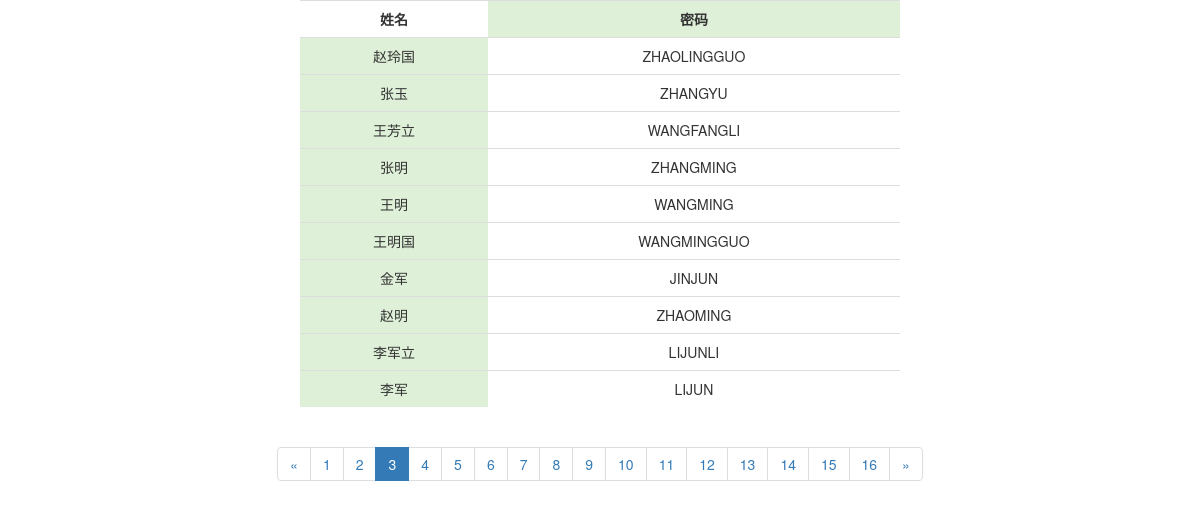
/?page=3, run on the app's committed database.
### testone/models.py (models this page shows)
class User(models.Model):
    name = models.CharField(max_length=20)
    password=models.CharField(max_length=30)

### testone/views.py (the view)
# urls.py: path("",views.index,name="index"),
def index(request):
    user_list=User.objects.all()
    paginator=Paginator(user_list,10)
    page=request.GET.get("page")
    currentPage=page;
    try:
        users=paginator.page(page)
    except PageNotAnInteger as identifier:
        users=paginator.page(1)
    except EmptyPage:
        users=paginator.page(paginator.num_pages)
    users.paginator
    paginator.page_range
    return render(request,"index.html",{"users":users})

### testone/templates/index.html (shortened to what this page needs)
{% load staticfiles %}
<!DOCTYPE html>
<html lang="en">
<head>
    <link rel="stylesheet" href="{% static '/bootstrap.min.css' %}">
</head>
<body>
<center>
        {% with paginator=users.paginator c=9 %}
    <table class="table table-hover  text-center" style="display: 0 auto;width: 50%;">
        <tr><th>姓名</th><th class="success">密码</th></tr>
        {% for i in users %}
      <tr><td class="success">{{i.name}}</td>
        <td>{{i.password | upper}}</td>
        </tr>
        {% endfor %}
    </table>
    <div>
        <ul class="pagination">
            {% if users.has_previous %}
            <li ><a href="/?page={{users.previous_page_number}}">&laquo;</a></li>
            {% else %}
            <li class="disabled"><a >&laquo;</a></li>
            {% endif %}
            {% for num in paginator.page_range %}
                {% if  num == users.number %}
                <li class="active success"><a href="#">{{num}}</a></li>
                {% else %}
                <li ><a href="?page={{num}}">{{num}}</a></li>
                {% endif %}
            {% endfor %}
            {% if users.has_next%}
                <li><a href="/?page={{users.next_page_number}}">&raquo;</a></li>
            {% else %}
            <li class="disabled"><a >&raquo;</a></li>
            {% endif %}
            </ul>
{%endwith%}
    </div>
</center>
</html>

### data on the page
User: name "赵玲国", password "ZHAOLINGGUO"
User: name "张玉", password "ZHANGYU"
User: name "王芳立", password "WANGFANGLI"
User: name "张明", password "ZHANGMING"
User: name "王明", password "WANGMING"
User: name "王明国", password "WANGMINGGUO"
User: name "金军", password "JINJUN"
User: name "赵明", password "ZHAOMING"
User: name "李军立", password "LIJUNLI"
User: name "李军", password "LIJUN"

### other printed values
{{ num }} "1" "2" "4" "5" "6" "7" "8" "9" "10" "11" "12" "13" "14" "15" "16"
{{ num }} "3"
